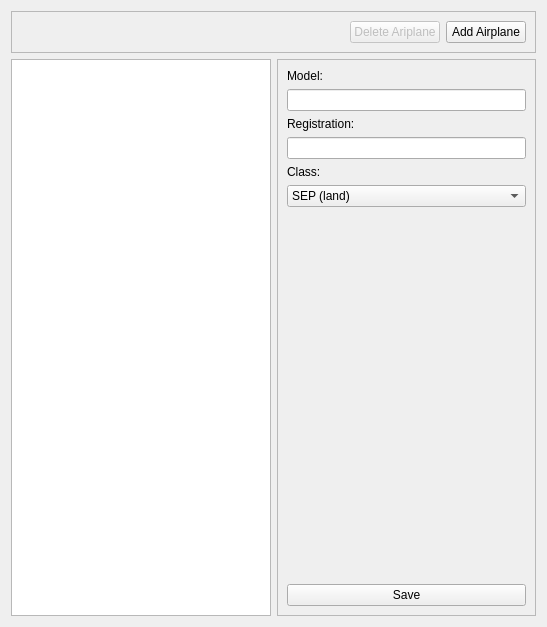
<?xml version="1.0" encoding="UTF-8"?>
<ui version="4.0">
 <class>WAirplanes</class>
 <widget class="QWidget" name="WAirplanes">
  <property name="geometry">
   <rect>
    <x>0</x>
    <y>0</y>
    <width>547</width>
    <height>627</height>
   </rect>
  </property>
  <property name="windowTitle">
   <string>Form</string>
  </property>
  <layout class="QVBoxLayout" name="verticalLayout">
   <item>
    <widget class="QFrame" name="frame">
     <property name="frameShape">
      <enum>QFrame::Shape::StyledPanel</enum>
     </property>
     <property name="frameShadow">
      <enum>QFrame::Shadow::Raised</enum>
     </property>
     <layout class="QHBoxLayout" name="horizontalLayout">
      <item>
       <spacer name="horizontalSpacer">
        <property name="orientation">
         <enum>Qt::Orientation::Horizontal</enum>
        </property>
        <property name="sizeHint" stdset="0">
         <size>
          <width>400</width>
          <height>20</height>
         </size>
        </property>
       </spacer>
      </item>
      <item>
       <widget class="QPushButton" name="btnDelete">
        <property name="enabled">
         <bool>false</bool>
        </property>
        <property name="text">
         <string>Delete Ariplane</string>
        </property>
        <property name="icon">
         <iconset theme="QIcon::ThemeIcon::EditDelete"/>
        </property>
       </widget>
      </item>
      <item>
       <widget class="QPushButton" name="btnAdd">
        <property name="text">
         <string>Add Airplane</string>
        </property>
        <property name="icon">
         <iconset theme="QIcon::ThemeIcon::ContactNew"/>
        </property>
       </widget>
      </item>
     </layout>
    </widget>
   </item>
   <item>
    <layout class="QHBoxLayout" name="horizontalLayout_2" stretch="1,1">
     <item>
      <widget class="QTableView" name="tblAirplanes">
       <property name="editTriggers">
        <set>QAbstractItemView::EditTrigger::NoEditTriggers</set>
       </property>
       <property name="selectionMode">
        <enum>QAbstractItemView::SelectionMode::SingleSelection</enum>
       </property>
       <property name="selectionBehavior">
        <enum>QAbstractItemView::SelectionBehavior::SelectRows</enum>
       </property>
      </widget>
     </item>
     <item>
      <widget class="QFrame" name="frame_2">
       <property name="frameShape">
        <enum>QFrame::Shape::StyledPanel</enum>
       </property>
       <property name="frameShadow">
        <enum>QFrame::Shadow::Raised</enum>
       </property>
       <layout class="QVBoxLayout" name="verticalLayout_2">
        <item>
         <widget class="QLabel" name="label">
          <property name="text">
           <string>Model:</string>
          </property>
         </widget>
        </item>
        <item>
         <widget class="QLineEdit" name="txtModel"/>
        </item>
        <item>
         <widget class="QLabel" name="label_2">
          <property name="text">
           <string>Registration:</string>
          </property>
         </widget>
        </item>
        <item>
         <widget class="QLineEdit" name="txtRegistration"/>
        </item>
        <item>
         <widget class="QLabel" name="label_3">
          <property name="text">
           <string>Class:</string>
          </property>
         </widget>
        </item>
        <item>
         <widget class="QComboBox" name="cbClass">
          <item>
           <property name="text">
            <string>SEP (land)</string>
           </property>
          </item>
          <item>
           <property name="text">
            <string>SEP (sea)</string>
           </property>
          </item>
          <item>
           <property name="text">
            <string>MEP (land)</string>
           </property>
          </item>
          <item>
           <property name="text">
            <string>MEP (sea)</string>
           </property>
          </item>
          <item>
           <property name="text">
            <string>TMG</string>
           </property>
          </item>
         </widget>
        </item>
        <item>
         <spacer name="verticalSpacer">
          <property name="orientation">
           <enum>Qt::Orientation::Vertical</enum>
          </property>
          <property name="sizeHint" stdset="0">
           <size>
            <width>20</width>
            <height>344</height>
           </size>
          </property>
         </spacer>
        </item>
        <item>
         <widget class="QPushButton" name="btnSave">
          <property name="text">
           <string>Save</string>
          </property>
          <property name="icon">
           <iconset theme="QIcon::ThemeIcon::DocumentSave"/>
          </property>
         </widget>
        </item>
       </layout>
      </widget>
     </item>
    </layout>
   </item>
  </layout>
 </widget>
 <resources/>
 <connections/>
</ui>
